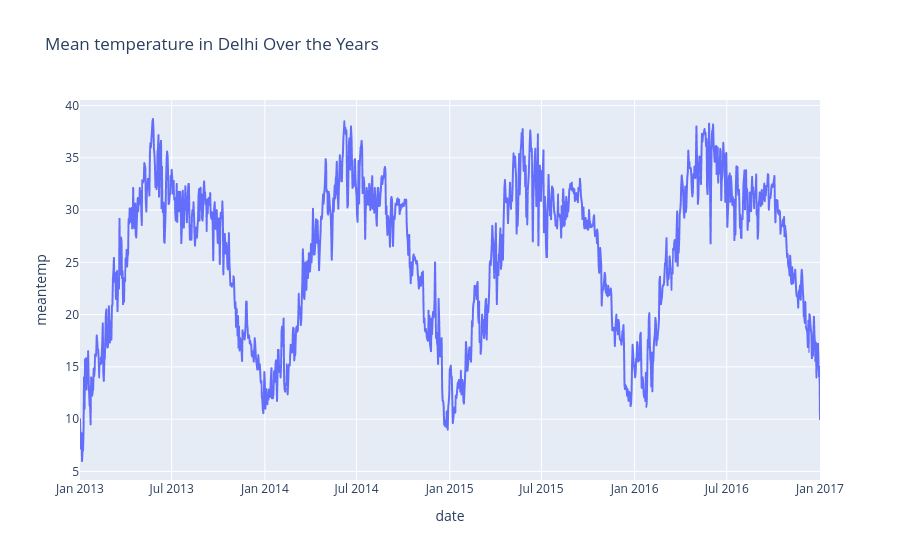

The cell this chart's notebook holds for it:
### Markdown cell above
The data column in the dataset don't have a datetime data type.
I will change it when required
let have  a look at the mean temperature in Dehi over the years

### Code cell
figure = px.line(data, x='date', y='meantemp', title='Mean temperature in Delhi Over the Years')
figure.show()

### Figure 1 — Plotly figure (JSON) as saved in the notebook; plotly's stock layout.template omitted (floating-point values rounded to 4 significant figures; data arrays with more than 128 entries replaced by an {"elided": "..."} marker saying what was removed)
{"data": [{"hovertemplate": "date=%{x}<br>meantemp=%{y}<extra></extra>", "legendgroup": "", "line": {"color": "#636efa", "dash": "solid"}, "marker": {"symbol": "circle"}, "mode": "lines", "name": "", "showlegend": false, "type": "scattergl", "x": {"elided": "1462 str values"}, "xaxis": "x", "y": {"elided": "1462 float values"}, "yaxis": "y"}], "layout": {"legend": {"tracegroupgap": 0}, "title": {"text": "Mean temperature in Delhi Over the Years"}, "xaxis": {"anchor": "y", "domain": [0, 1], "title": {"text": "date"}}, "yaxis": {"anchor": "x", "domain": [0, 1], "title": {"text": "meantemp"}}}}
